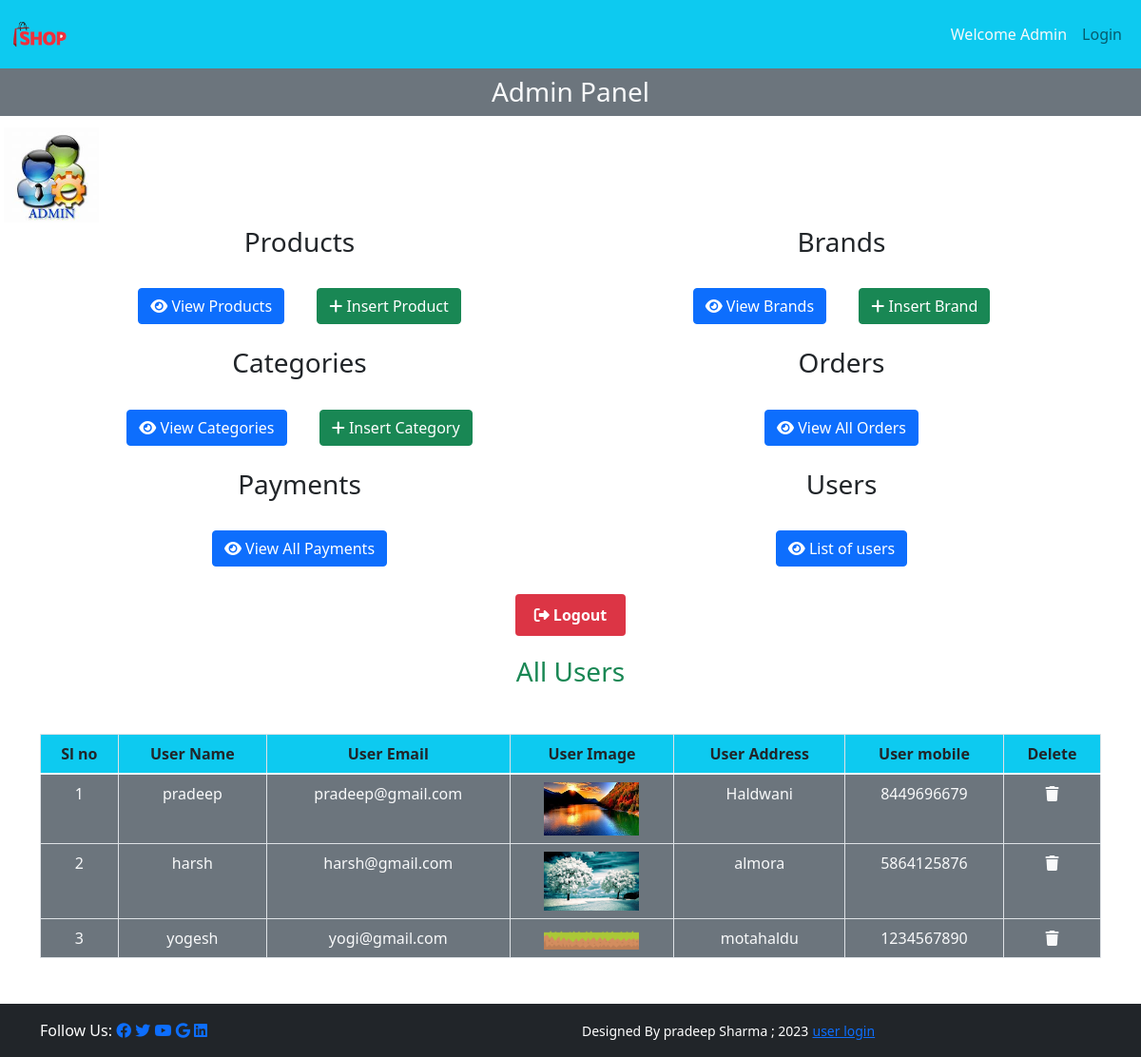
Page /admin_area/index.php?list_users on the committed database.
### tables this page shows
CREATE TABLE `user_table` (
  `user_id` int(11) NOT NULL,
  `username` varchar(100) NOT NULL,
  `user_email` varchar(100) NOT NULL,
  `user_password` varchar(255) NOT NULL,
  `user_image` varchar(255) NOT NULL,
  `user_ip` varchar(220) NOT NULL,
  `user_address` varchar(255) NOT NULL,
  `user_mobile` varchar(30) NOT NULL
);

### admin_area/list_users.php (the view, shortened to what this page needs)
<h3 class="text-center text-success">All Users</h3>
<table class="table table-bordered mt-5">
    <thead class="bg-info">
<?php
$get_payments="select * from `user_table`";
$result=mysqli_query($con,$get_payments);
$row_count=mysqli_num_rows($result);
if($row_count==0){
    echo "<h2 class='text-danger text-center mt-5'>No Users yet</h2>";
}else{
    echo "<tr class='text-center'>
<th>Sl no</th>
<th>User Name</th>
<th>User Email</th>
<th>User Image</th>
<th>User Address</th>
<th>User mobile</th>
<th>Delete</th>
</tr>
</thead>
<tbody class='bg-secondary text-light'>";
    $number=0;
    while($row_data=mysqli_fetch_assoc($result)){
        $username=$row_data['username'];
        $user_email=$row_data['user_email'];
        $user_image=$row_data['user_image'];
        $user_address=$row_data['user_address'];
        $user_mobile=$row_data['user_mobile'];
        $number++;
        echo "<tr class='text-center'>
        <td> $number</td>
        <td>$username</td>
        <td>$user_email</td>
        <td><img src='../user_area/user_images/$user_image' alt='$username' class='product_img'/></td>
        <td>$user_address</td>
        <td>$user_mobile</td>
        <td><a href='' class='text-light'><i class='fa-solid fa-trash'></i></a></td>
    </tr>";
    }
}
?>
    </tbody>
</table>

### style.css (style rules this page uses)
* { margin: 0; padding: 0; box-sizing: border-box; }

### admin_area/index.php (style rules this page uses)
body { overflow-x: hidden; }
.product_img { width: 100px; object-fit: contain; }

### rows in the picture
user_table: username "pradeep", user_email "pradeep@gmail.com", user_image (picture), user_address "Haldwani", user_mobile "8449696679"
user_table: username "harsh", user_email "harsh@gmail.com", user_image (picture), user_address "almora", user_mobile "5864125876"
user_table: username "yogesh", user_email "yogi@gmail.com", user_image (picture), user_address "motahaldu", user_mobile "1234567890"
